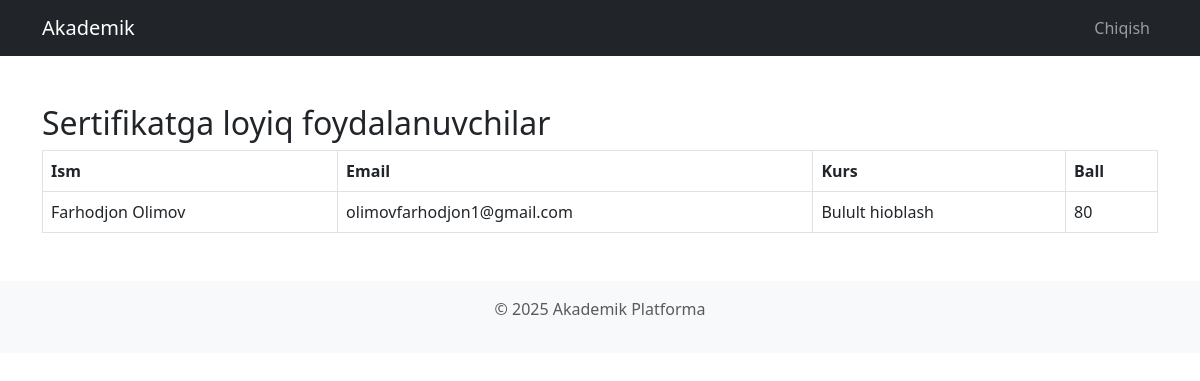
Screenshot of /Web_dasturlash_7_ballik_topshriq/sertifikat1.php (signed in) with the database file from the repository.
### tables this page shows
CREATE TABLE `results` (
  `id` int(11) NOT NULL,
  `student_id` int(11) NOT NULL,
  `course_id` int(11) NOT NULL,
  `score` int(11) DEFAULT 0,
  `total_questions` int(11) DEFAULT 0,
  `teacher_score` int(11) DEFAULT NULL,
  `teacher_feedback` text DEFAULT NULL,
  `created_at` datetime DEFAULT current_timestamp()
);

CREATE TABLE `users` (
  `id` int(11) NOT NULL,
  `name` varchar(100) NOT NULL,
  `email` varchar(100) NOT NULL,
  `password` varchar(255) NOT NULL,
  `role` enum('admin','teacher','student') NOT NULL,
  `created_at` timestamp NOT NULL DEFAULT current_timestamp(),
  `avatar` varchar(255) DEFAULT NULL
);

CREATE TABLE `courses` (
  `id` int(11) NOT NULL,
  `title` varchar(255) NOT NULL,
  `description` text NOT NULL,
  `teacher_id` int(11) DEFAULT NULL
);

### Web_dasturlash_7_ballik_topshriq/sertifikat1.php (the view, shortened to what this page needs)
<?php
include("config.php");
$query = "SELECT u.name, u.email, c.title AS course_title, r.score
          FROM results r
          JOIN users u ON r.student_id = u.id
          JOIN courses c ON r.course_id = c.id
          WHERE r.score >= 80";
$eligible = $conn->query($query);
include("templates/header.php");
?>
<div class="container mt-5">
    <h2>Sertifikatga loyiq foydalanuvchilar</h2>
    <table class="table table-bordered">
        <thead><tr><th>Ism</th><th>Email</th><th>Kurs</th><th>Ball</th></tr></thead>
        <tbody>
            <?php while ($row = $eligible->fetch_assoc()): ?>
                <tr>
                    <td><?= htmlspecialchars($row['name']) ?></td>
                    <td><?= htmlspecialchars($row['email']) ?></td>
                    <td><?= htmlspecialchars($row['course_title']) ?></td>
                    <td><?= $row['score'] ?></td>
                </tr>
            <?php endwhile; ?>
        </tbody>
    </table>
</div>
<?php include("templates/footer.php"); ?>

### rows the page displays
results: student.name "Farhodjon Olimov", student.email "olimovfarhodjon1@gmail.com", course.title "Bulult hioblash", score "80"
